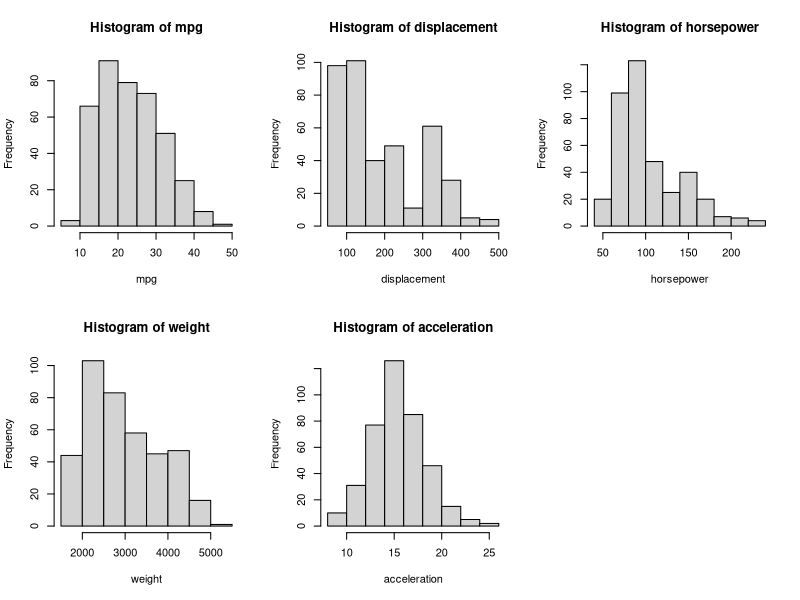
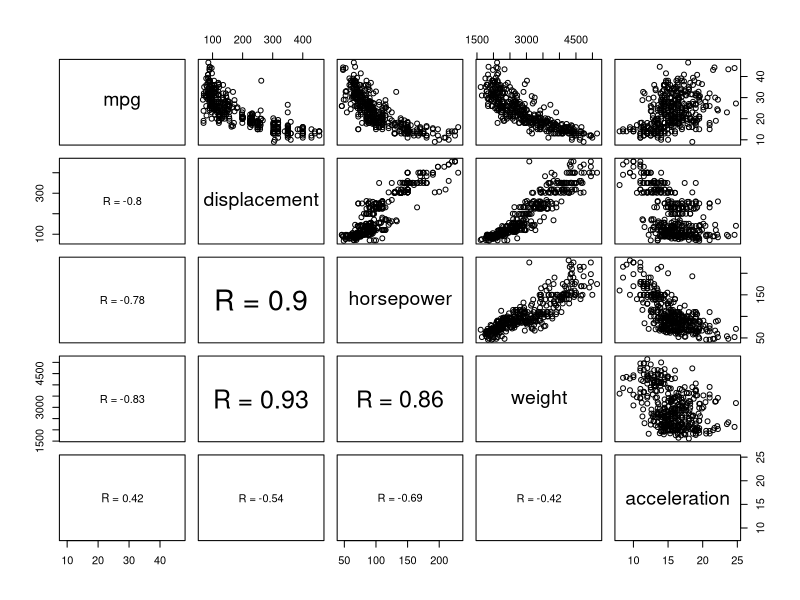
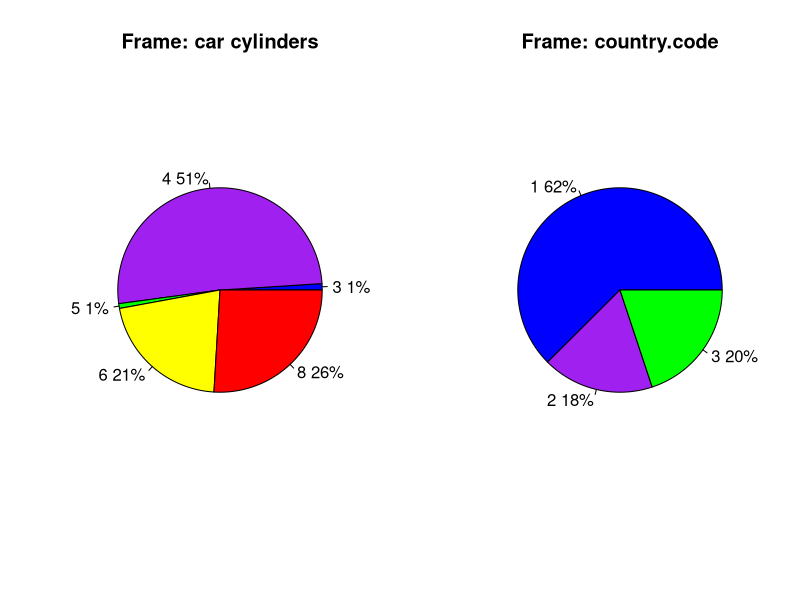
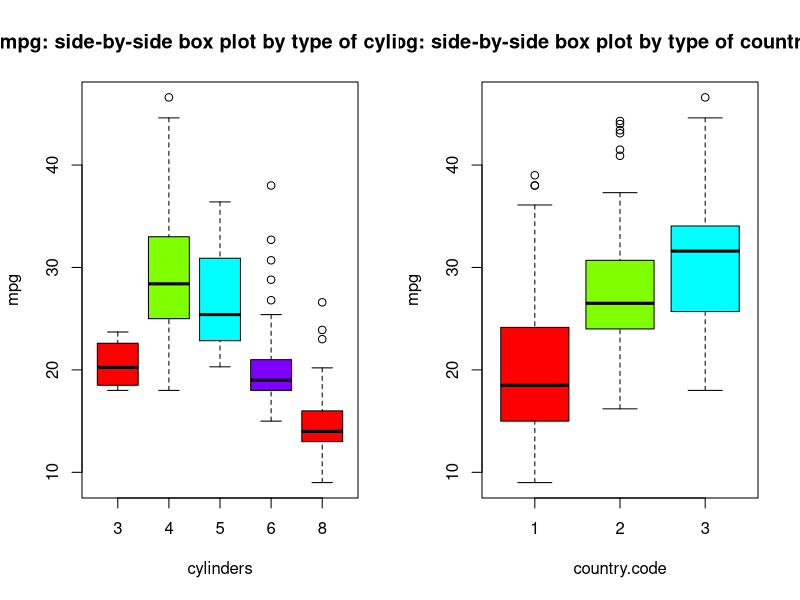
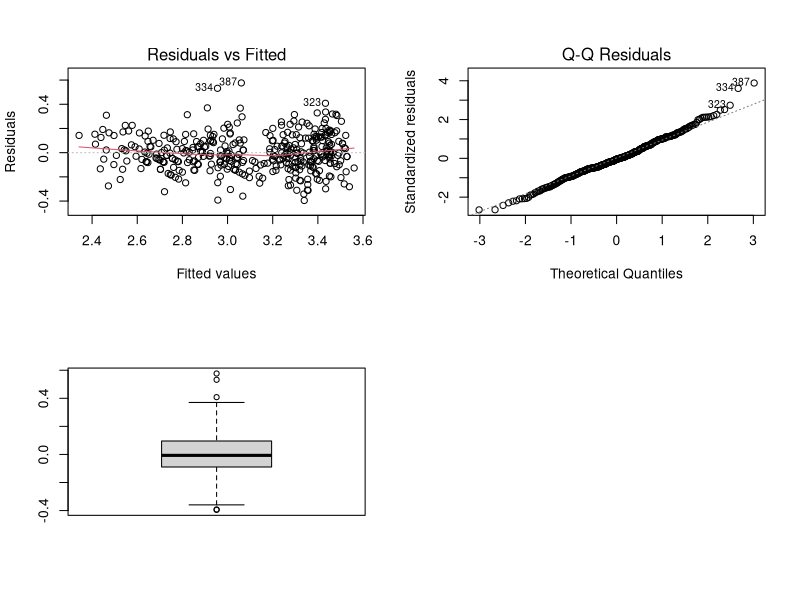

Here is the R script that generated these plots, in order:
## ---- chunk 1
knitr::opts_chunk$set(echo = TRUE)
library(Matrix)
library(psych)
## ---- chunk 2
my_data <- read.csv(file = 'Cars.csv')
## ---- chunk 3
my_data$horsepower = as.numeric(my_data$horsepower)
#which(my_data$horsepower=='')
## ---- chunk 4
sapply(my_data,class)
## ---- chunk 5
par(mfrow = c(2, 3))
hist(my_data$mpg, xlab='mpg', main='Histogram of mpg')
hist(my_data$displacement, xlab='displacement', main='Histogram of displacement')
hist(as.numeric(my_data$horsepower), xlab='horsepower', main='Histogram of horsepower')
hist(my_data$weight, xlab='weight', main='Histogram of weight')
hist(my_data$acceleration, xlab='acceleration', main='Histogram of acceleration')
## ---- chunk 6
panel.cor <- function(x, y){
  par(usr = c(0, 1, 0, 1))
  r <- round(cor(x, y, use="complete.obs"), 2)
  txt <- paste0("R = ", r)
  cex.cor <- 0.8/strwidth(txt)
  text(0.5, 0.5, txt, cex = cex.cor * r)
}

mpg <- my_data$mpg
displacement <- my_data$displacement
horsepower <- as.numeric(my_data$horsepower)
weight <- my_data$weight
acceleration <- my_data$acceleration
pairs(~ mpg + displacement + horsepower + weight + acceleration, lower.panel = panel.cor)
## ---- chunk 7
par(mfrow = c(1, 2))
n <- nrow(my_data)
pct <- round(100*table(my_data$cylinders)/n)
lbls <- names(pct)
vals <- as.numeric(pct)
lab <- paste(lbls,vals, sep=' ')
lab <- paste(lab,'%',sep='')
pie(table(my_data$cylinders),labels=lab,col=c('blue','purple','green','yellow','red'),main='Frame: car cylinders')

n <- nrow(my_data)
pct <- round(100*table(my_data$country.code)/n)
lbls <- names(pct)
vals <- as.numeric(pct)
lab <- paste(lbls,vals, sep=' ')
lab <- paste(lab,'%',sep='')
pie(table(my_data$country.code),labels=lab,col=c('blue','purple','green','yellow'),main='Frame: country.code')

## ---- chunk 8
boxplot(my_data$mpg ~ my_data$cylinders,main='mpg: side-by-side box plot by type of cylinder',
xlab='cylinders',ylab='mpg',col=rainbow(4))

boxplot(my_data$mpg ~ my_data$country.code,main='mpg: side-by-side box plot by type of country.code',
xlab='country.code',ylab='mpg',col=rainbow(4))
## ---- chunk 9
my_data$logmpg <- log(my_data$mpg)
## ---- chunk 10
my_data$cylinders.f  <- factor(my_data$cylinders)
fit_1 = lm(logmpg ~ cylinders.f + horsepower + weight, data=my_data)
par(mfrow = c(2, 2))
plot(fit_1,which=1) ##residuals vs. fitted values
plot(fit_1,which=2) ##residuals Q-Q plot
boxplot(fit_1$residuals) ## residuals boxplot
## ---- chunk 11
fit_1$coefficients
## ---- chunk 12
fit_2 = lm(logmpg ~ cylinders.f + horsepower + weight + cylinders.f:horsepower + cylinders.f:weight, data=my_data)
print(fit_2$coefficients)
## ---- chunk 13
summary(fit_1)
anova(fit_1)
summary(fit_2)
anova(fit_2)
## ---- chunk 14
newX = data.frame(cylinders.f = factor(4), horsepower = 100, weight = 3000)
predict(fit_1, newX, interval='confidence', level=0.95)
predict(fit_2, newX, interval='confidence', level=0.95)
